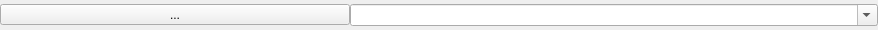
<?xml version="1.0" encoding="UTF-8"?>
<ui version="4.0">
 <class>reletionshipBox</class>
 <widget class="QWidget" name="reletionshipBox">
  <property name="geometry">
   <rect>
    <x>0</x>
    <y>0</y>
    <width>878</width>
    <height>30</height>
   </rect>
  </property>
  <property name="minimumSize">
   <size>
    <width>800</width>
    <height>30</height>
   </size>
  </property>
  <property name="windowTitle">
   <string>Form</string>
  </property>
  <layout class="QVBoxLayout" name="verticalLayout">
   <property name="spacing">
    <number>0</number>
   </property>
   <property name="leftMargin">
    <number>0</number>
   </property>
   <property name="topMargin">
    <number>0</number>
   </property>
   <property name="rightMargin">
    <number>0</number>
   </property>
   <property name="bottomMargin">
    <number>0</number>
   </property>
   <item>
    <layout class="QHBoxLayout" name="horizontalLayout_11" stretch="5,1">
     <item>
      <widget class="QToolButton" name="toolButton_6">
       <property name="minimumSize">
        <size>
         <width>350</width>
         <height>0</height>
        </size>
       </property>
       <property name="text">
        <string>...</string>
       </property>
      </widget>
     </item>
     <item>
      <widget class="QComboBox" name="comboBox">
       <property name="editable">
        <bool>true</bool>
       </property>
      </widget>
     </item>
    </layout>
   </item>
  </layout>
 </widget>
 <resources/>
 <connections/>
</ui>
